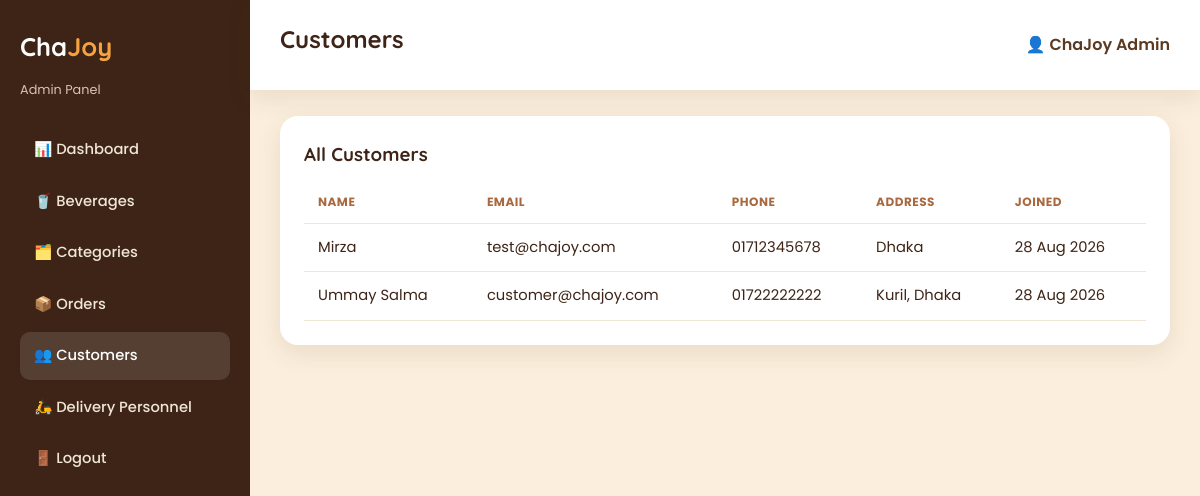
The page /index.php?page=admin_customers (signed in) on the database its author committed.
### tables this page shows
CREATE TABLE `users` (
  `id` int(11) NOT NULL,
  `full_name` varchar(100) NOT NULL,
  `email` varchar(100) NOT NULL,
  `phone` varchar(20) NOT NULL,
  `password` varchar(255) NOT NULL,
  `address` varchar(255) DEFAULT NULL,
  `role` enum('customer','admin','delivery') NOT NULL DEFAULT 'customer',
  `status` enum('active','inactive') NOT NULL DEFAULT 'active',
  `created_at` timestamp NOT NULL DEFAULT current_timestamp()
);

### controllers/AdminController.php (called while the page is built, shortened)
<?php
function adminController_customers($conn)
{
    $customers = getAllCustomers($conn);
    require __DIR__ . '/../views/admin/customers.php';
}

### models/User.php (called while the page is built, shortened)
<?php
function getAllCustomers($conn)
{
    $result = $conn->query(
        "SELECT * FROM users
         WHERE role = 'customer'
         ORDER BY created_at DESC"
    );
    $customers = [];
    while ($row = $result->fetch_assoc()) {
        $customers[] = $row;
    }
    return $customers;
}
?>

### includes/functions.php (called while the page is built, shortened)
<?php
function clean($value) {
    return htmlspecialchars(
        trim($value ?? ""),
        ENT_QUOTES,
        'UTF-8'
    );
}
?>

### views/admin/customers.php (the view)
<?php $adminPageTitle = 'Customers'; require __DIR__ . '/../layouts/admin_header.php'; ?>
<div class="card">
    <h3>All Customers</h3>
    <?php if (empty($customers)): ?>
        <p style="color:#7d6a58;">No customers registered yet.</p>
    <?php else: ?>
        <div class="table-responsive">
            <table>
                <thead><tr><th>Name</th><th>Email</th><th>Phone</th><th>Address</th><th>Joined</th></tr></thead>
                <tbody>
                    <?php foreach ($customers as $c): ?>
                        <tr>
                            <td><?php echo clean($c['full_name']); ?></td>
                            <td><?php echo clean($c['email']); ?></td>
                            <td><?php echo clean($c['phone']); ?></td>
                            <td><?php echo clean($c['address']); ?></td>
                            <td><?php echo date('d M Y', strtotime($c['created_at'])); ?></td>
                        </tr>
                    <?php endforeach; ?>
                </tbody>
            </table>
        </div>
    <?php endif; ?>
</div>
<?php require __DIR__ . '/../layouts/admin_footer.php'; ?>

### public/css/style.css (style rules this page uses)
:root { --cream: #FFF8EF; --cream-dark: #FBEEDC; --brown: #5C3A21; --brown-dark: #3E2416; --tea: #A9683D; --orange: #F4A340; --orange-dark: #E8871B; --green: #4CA771; --red: #E15252; --white: #FFFFFF; --shadow: 0 8px 24px rgba(92, 58, 33, 0.10); --radius: 18px; --radius-sm: 10px; }
* { box-sizing: border-box; }
body { margin: 0; font-family: 'Poppins', sans-serif; background: var(--cream); color: var(--brown-dark); line-height: 1.6; }
h1, h2, h3, h4 { font-family: 'Quicksand', sans-serif; color: var(--brown-dark); margin: 0 0 0.5em; }
.card { background: var(--white); border-radius: var(--radius); box-shadow: var(--shadow); padding: 24px; margin-bottom: 24px; }
table { width: 100%; border-collapse: collapse; }
th, td { text-align: left; padding: 12px 14px; border-bottom: 1px solid #f0e6d6; font-size: 0.92rem; }
th { color: var(--tea); text-transform: uppercase; font-size: 0.75rem; letter-spacing: 0.5px; }
.table-responsive { overflow-x: auto; }
.admin-body { background: var(--cream-dark); }

### rows shown on the page
users: full_name "Mirza", email "test@chajoy.com", phone "01712345678", address "Dhaka", created_at "28 Aug 2026"
users: full_name "Ummay Salma", email "customer@chajoy.com", phone "01722222222", address "Kuril, Dhaka", created_at "28 Aug 2026"

### other values the page prints
$adminPageTitle "Customers"
$_SESSION['user_name'] "ChaJoy Admin"
